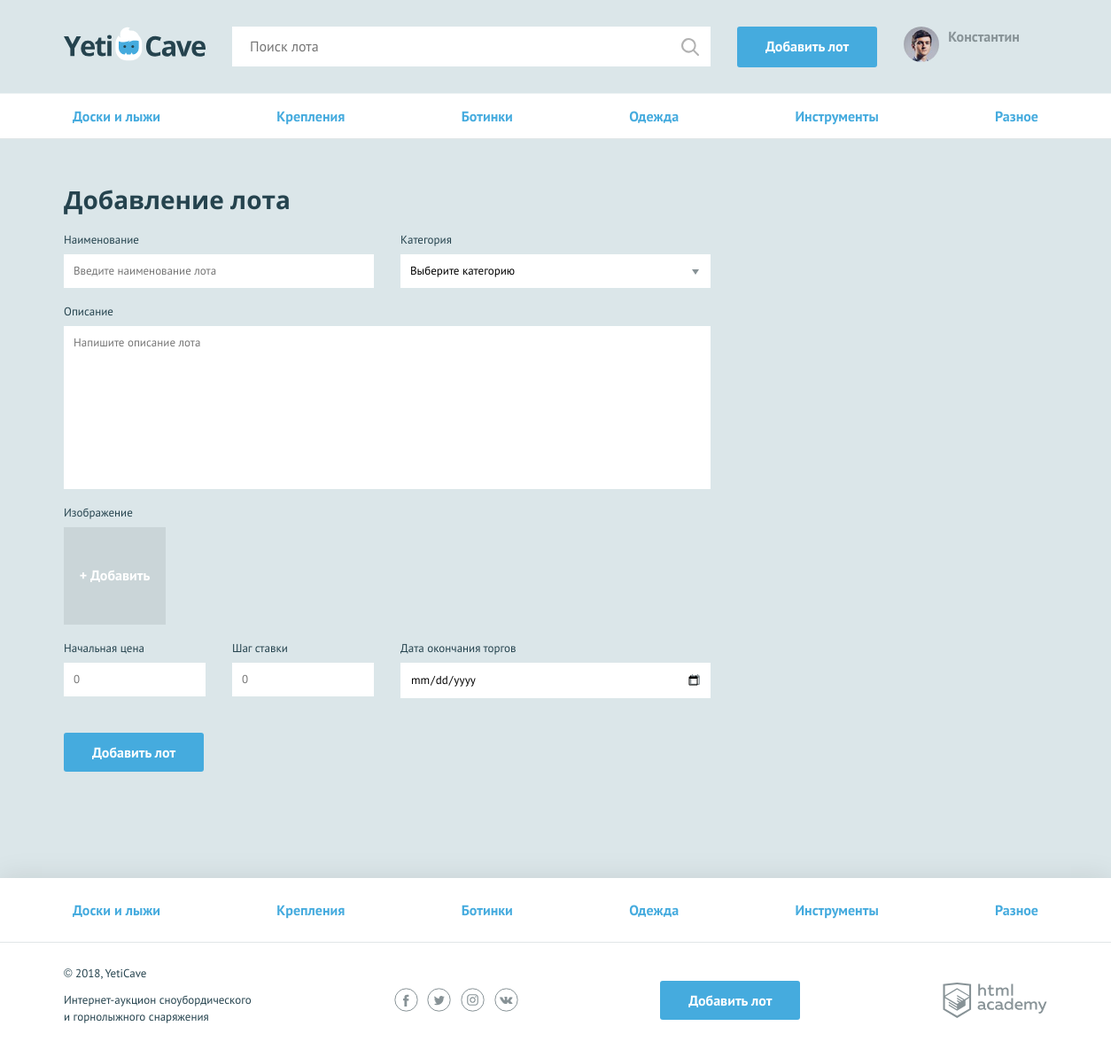
The page /add.php on the database its author committed.
### tables this page shows
CREATE TABLE category (
	category_id		INT AUTO_INCREMENT PRIMARY KEY,
	ru_name		VARCHAR(64),
	eng_name	VARCHAR(64)
);

### functions.php (called while the page is built, shortened)
<?
function renderTemplate ($path, $data) {
  $outContent='';
  if (file_exists($path)) {
    extract ($data);
    require ($path);
    $outContent= ob_get_clean();
  }
  return $outContent;
}

### data.php (called while the page is built, shortened)
<?php
$isAuth = (bool) rand(0, 1);
$userName = 'Константин';
$userAvatar = 'img/user.jpg';

### templates/add.php (the view, shortened to what this page needs)
<main>
  <nav class="nav">
    <ul class="nav__list container">
      <?foreach ($categories as $key => $val): ?>
        <li class="nav__item">
            <a href="all-lots.html"><?=$val['ru_name']?></a>
        </li>
      <?endforeach;?>
    </ul>
  </nav>
  <form class="form form--add-lot container form--invalid" action="" method="post" enctype="multipart/form-data">
    <h2>Добавление лота</h2>
    <div class="form__container-two">
      <?  $field='name';
          $classname= isset($errors[$field]) ? 'form__item--invalid' : '';
          $value= isset($lot[$field]) ? $lot[$field] : '';
          $errorMsg= isset($errors[$field]) ? $errors[$field] : '';?>
      <div class="form__item <?=$classname?>">
        <label for="lot-name">Наименование</label>
        <input id="lot-name" type="text" name="lot[name]" placeholder="Введите наименование лота" value=<?=$value;?>>
      </div>
      <? $field='category';
      $classname= isset($errors[$field]) ? 'form__item--invalid' : '';
      $errorMsg= isset($errors[$field]) ? $errors[$field] : '';?>
      <div class="form__item <?=$classname;?>">
        <label for="category">Категория</label>
        <select id="category" name="lot[category]" >
          <option value="">Выберите категорию</option>
        </select>
      </div>
    </div>
    <? $field='message';
    $classname= isset($errors[$field]) ? 'form__item--invalid' : '';
    $value= isset($lot[$field]) ? $lot[$field] : '';
    $errorMsg= isset($errors[$field]) ? $errors[$field] : '';?>
    <div class="form__item form__item--wide <?=$classname;?>">
      <label for="message">Описание</label>
      <textarea id="message" name="lot[message]" placeholder="Напишите описание лота"><?=$value;?></textarea>
    </div>
    <?  $field='path';
        $Classname= isset($lot[$field]) ? 'form__item--uploaded' : '';
        $errorMsg=isset($errors['file']) ? $errors['file'] : '';?>
    <div class="form__item form__item--file <?=$Classname;?>">
      <label>Изображение</label>
      <div class="form__input-file">
        <label for="photo2">
          <span>+ Добавить</span>
        </label>
      </div>
    </div>
    <div class="form__container-three">
      <?  $field='rate';
      $classname= isset($errors[$field]) ? 'form__item--invalid' : '';
      $value= isset($lot[$field]) ? $lot[$field] : '';
      $errorMsg= isset($errors[$field]) ? $errors[$field] : '';?>
      <div class="form__item form__item--small <?=$classname;?>">
        <label for="lot-rate">Начальная цена</label>
        <input id="lot-rate" type="number" name="lot[rate]" placeholder="0" value=<?=$value;?>>
      </div>
      <?  $field='step';
      $classname= isset($errors[$field]) ? 'form__item--invalid' : '';
      $value= isset($lot[$field]) ? $lot[$field] : '';
      $errorMsg= isset($errors[$field]) ? $errors[$field] : '';?>
      <div class="form__item form__item--small <?=$classname;?>">
        <label for="lot-step">Шаг ставки</label>
        <input id="lot-step" type="number" name="lot[step]" placeholder="0" value=<?=$value;?>>
      </div>
      <?  $field='date';
      $classname= isset($errors[$field]) ? 'form__item--invalid' : '';
      $value= isset($lot[$field]) ? $lot[$field] : '';
      $errorMsg= isset($errors[$field]) ? $errors[$field] : '';?>
      <div class="form__item <?=$classname;?>">
        <label for="lot-date">Дата окончания торгов</label>
        <input class="form__input-date" id="lot-date" type="date" name="lot[date]" value=<?=$value;?>>
      </div>
    </div>
    <button type="submit" class="button">Добавить лот</button>
  </form>
</main>

### templates/layout.php (shortened to what this page needs)
<!DOCTYPE html>
<html lang="ru">
<head>
    <link href="css/normalize.min.css" rel="stylesheet">
    <link href="css/style.css" rel="stylesheet">
</head>
<body>
<header class="main-header">
    <div class="main-header__container container">
        <a class="main-header__logo" <?=$titlePage == 'Главная' ? '':'href="index.php"';?>>
            <img src="img/logo.svg" width="160" height="39" alt="Логотип компании YetiCave">
        </a>
        <form class="main-header__search" method="get" action="https://echo.htmlacademy.ru">
            <input type="search" name="search" placeholder="Поиск лота">
            <input class="main-header__search-btn" type="submit" name="find" value="Найти">
        </form>
        <a class="main-header__add-lot button" href="add-lot.html">Добавить лот</a>
        <nav class="user-menu">
          <?if ($isAuth) :?>
              <div class="user-menu__image">
                <img src="<?=$userAvatar?>" width="40" height="40" alt="Пользователь">
              </div>
              <div class="user-menu__logged">
                <p><?=htmlspecialchars($userName)?></p>
              </div>
          <?endif;?>
        </nav>
    </div>
</header>
<main  <?=$titlePage == 'Главная' ? 'class="container"':'';?>>
    <?=$content?>
</main>
<footer class="main-footer">
    <nav class="nav">
        <ul class="nav__list container">
          <?foreach ($categories as $key => $value): ?>
            <li class="nav__item">
                <a href="all-lots.html"><?=$value['ru_name']?></a>
            </li>
          <?endforeach;?>
        </ul>
    </nav>
    <div class="main-footer__bottom container">
        <div class="main-footer__copyright">
            <p>© 2018, YetiCave</p>
            <p>Интернет-аукцион сноубордического и горнолыжного снаряжения</p>
        </div>
        <div class="main-footer__social social">
            <a class="social__link social__link--facebook" href="#">Facebook
            </a>
            <a class="social__link social__link--twitter" href="#">Twitter
            </a>
            <a class="social__link social__link--instagram" href="#">Instagram
            </a>
            <a class="social__link social__link--vkontakte" href="#">Вконтакте
            </a>
        </div>
        <a class="main-footer__add-lot button" href="add-lot.html">Добавить лот</a>
        <div class="main-footer__developed-by">
            <a class="logo-academy" href="https://htmlacademy.ru/intensive/php">HTML Academy
            </a>
        </div>
    </div>
</footer>
</body>
</html>

### rows shown on the page
category: ru_name "Доски и лыжи"
category: ru_name "Крепления"
category: ru_name "Ботинки"
category: ru_name "Одежда"
category: ru_name "Инструменты"
category: ru_name "Разное"

### other values the page prints
$userName "Константин"
